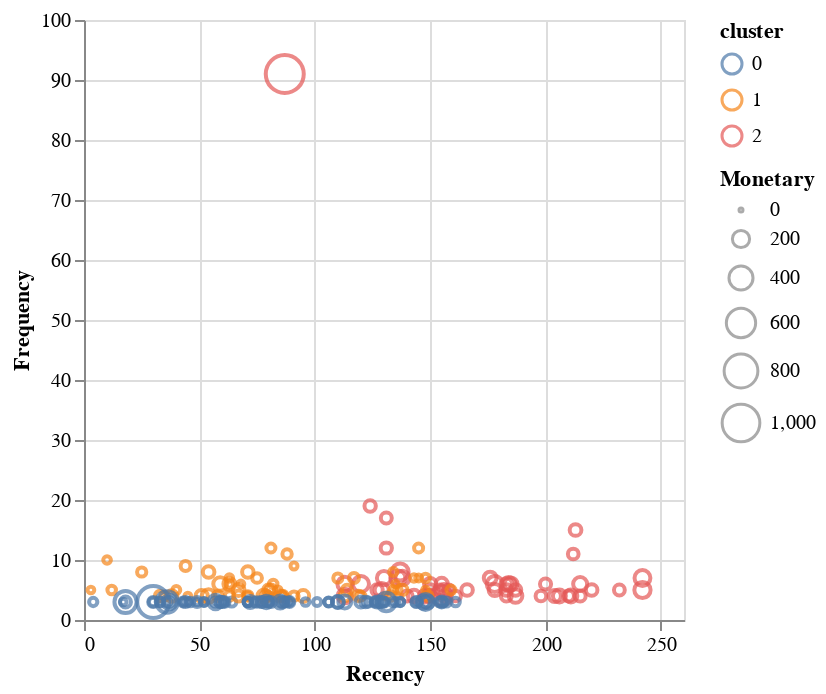

Write notebook code for a chart like this one.
### Code cell
top_200_customers_df.plot.scatter("Recency", "Frequency", size="Monetary", color="cluster:N")

### Figure 1 — Vega specification as saved in the notebook (floating-point values rounded to 4 significant figures; data arrays with more than 128 entries replaced by an {"elided": "..."} marker saying what was removed)
{"$schema": "https://vega.github.io/schema/vega/v5.json", "data": [{"name": "param_22_store"}, {"name": "source_0", "values": {"elided": "200 records"}}, {"name": "source_0_x_domain_Recency", "values": [{"min": 3, "max": 242}]}, {"name": "source_0_y_domain_Frequency", "values": [{"min": 3, "max": 91}]}, {"name": "source_0_color_domain_cluster", "values": [{"cluster": 1}, {"cluster": 0}, {"cluster": 2}]}, {"name": "source_0_size_domain_Monetary", "values": [{"min": 20.25, "max": 1017.0}]}], "signals": [{"name": "unit", "value": {}, "on": [{"events": "pointermove", "update": "isTuple(group()) ? group() : unit"}]}, {"name": "param_22", "update": "vlSelectionResolve(\"param_22_store\", \"union\")"}, {"name": "param_22_Recency", "on": [{"events": [{"source": "view", "type": "dblclick"}], "update": "null"}, {"events": {"signal": "param_22_translate_delta"}, "update": "panLinear(param_22_translate_anchor.extent_x, -param_22_translate_delta.x / width)"}, {"events": {"signal": "param_22_zoom_delta"}, "update": "zoomLinear(domain(\"x\"), param_22_zoom_anchor.x, param_22_zoom_delta)"}]}, {"name": "param_22_Frequency", "on": [{"events": [{"source": "view", "type": "dblclick"}], "update": "null"}, {"events": {"signal": "param_22_translate_delta"}, "update": "panLinear(param_22_translate_anchor.extent_y, param_22_translate_delta.y / height)"}, {"events": {"signal": "param_22_zoom_delta"}, "update": "zoomLinear(domain(\"y\"), param_22_zoom_anchor.y, param_22_zoom_delta)"}]}, {"name": "param_22_tuple", "on": [{"events": [{"signal": "param_22_Recency || param_22_Frequency"}], "update": "param_22_Recency && param_22_Frequency ? {unit: \"\", fields: param_22_tuple_fields, values: [param_22_Recency,param_22_Frequency]} : null"}]}, {"name": "param_22_tuple_fields", "value": [{"field": "Recency", "channel": "x", "type": "R"}, {"field": "Frequency", "channel": "y", "type": "R"}]}, {"name": "param_22_translate_anchor", "value": {}, "on": [{"events": [{"source": "scope", "type": "pointerdown"}], "update": "{x: x(unit), y: y(unit), extent_x: domain(\"x\"), extent_y: domain(\"y\")}"}]}, {"name": "param_22_translate_delta", "value": {}, "on": [{"events": [{"source": "window", "between": [{"source": "scope", "type": "pointerdown"}, {"source": "window", "type": "pointerup"}], "consume": true, "type": "pointermove"}], "update": "{x: param_22_translate_anchor.x - x(unit), y: param_22_translate_anchor.y - y(unit)}"}]}, {"name": "param_22_zoom_anchor", "on": [{"events": [{"source": "scope", "consume": true, "type": "wheel"}], "update": "{x: invert(\"x\", x(unit)), y: invert(\"y\", y(unit))}"}]}, {"name": "param_22_zoom_delta", "on": [{"events": [{"source": "scope", "type": "wheel", "consume": true}], "update": "pow(1.001, event.deltaY * pow(16, event.deltaMode))", "force": true}]}, {"name": "param_22_modify", "on": [{"events": {"signal": "param_22_tuple"}, "update": "modify(\"param_22_store\", param_22_tuple, true)"}]}], "marks": [{"type": "symbol", "name": "marks", "from": {"data": "source_0"}, "encode": {"update": {"tooltip": {"signal": "{\"Recency\": format(datum[\"Recency\"], \"\"), \"Frequency\": format(datum[\"Frequency\"], \"\"), \"cluster\": isValid(datum[\"cluster\"]) ? datum[\"cluster\"] : \"\"+datum[\"cluster\"], \"Monetary\": format(datum[\"Monetary\"], \"\")}"}, "y": {"field": "Frequency", "scale": "y"}, "size": {"field": "Monetary", "scale": "size"}, "x": {"field": "Recency", "scale": "x"}, "opacity": {"value": 0.7}, "stroke": {"field": "cluster", "scale": "color"}, "fill": {"value": "transparent"}}}, "clip": true, "style": ["point"], "interactive": true}], "scales": [{"name": "x", "type": "linear", "domain": [{"signal": "(data(\"source_0_x_domain_Recency\")[0] || {}).min"}, {"signal": "(data(\"source_0_x_domain_Recency\")[0] || {}).max"}], "range": [0, {"signal": "width"}], "domainRaw": {"signal": "param_22[\"Recency\"]"}, "nice": true, "zero": true}, {"name": "y", "type": "linear", "domain": [{"signal": "(data(\"source_0_y_domain_Frequency\")[0] || {}).min"}, {"signal": "(data(\"source_0_y_domain_Frequency\")[0] || {}).max"}], "range": [{"signal": "height"}, 0], "domainRaw": {"signal": "param_22[\"Frequency\"]"}, "zero": true, "nice": true}, {"name": "color", "type": "ordinal", "domain": {"data": "source_0_color_domain_cluster", "field": "cluster", "sort": true}, "range": "category"}, {"name": "size", "type": "linear", "domain": [{"signal": "(data(\"source_0_size_domain_Monetary\")[0] || {}).min"}, {"signal": "(data(\"source_0_size_domain_Monetary\")[0] || {}).max"}], "range": [4, 361], "zero": true}], "axes": [{"scale": "x", "grid": true, "labels": false, "maxExtent": 0, "minExtent": 0, "aria": false, "ticks": false, "orient": "bottom", "tickCount": {"signal": "ceil(width/40)"}, "domain": false, "zindex": 0, "gridScale": "y"}, {"scale": "y", "labels": false, "grid": true, "domain": false, "tickCount": {"signal": "ceil(height/40)"}, "orient": "left", "zindex": 0, "aria": false, "minExtent": 0, "gridScale": "x", "maxExtent": 0, "ticks": false}, {"scale": "x", "orient": "bottom", "grid": false, "labelOverlap": true, "tickCount": {"signal": "ceil(width/40)"}, "zindex": 0, "labelFlush": true, "title": "Recency"}, {"scale": "y", "labelOverlap": true, "zindex": 0, "orient": "left", "title": "Frequency", "grid": false, "tickCount": {"signal": "ceil(height/40)"}}], "height": 300, "background": "white", "width": 300, "padding": 5, "legends": [{"stroke": "color", "symbolType": "circle", "title": "cluster", "encode": {"symbols": {"update": {"fill": {"value": "transparent"}, "opacity": {"value": 0.7}}}}}, {"size": "size", "symbolType": "circle", "title": "Monetary", "encode": {"symbols": {"update": {"fill": {"value": "transparent"}, "opacity": {"value": 0.7}}}}}], "style": "cell"}
